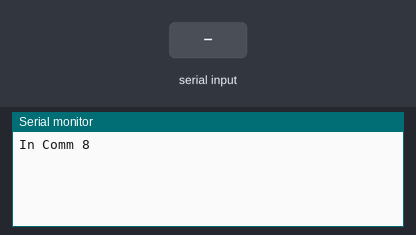
A sketch run on a simulated Arduino Uno, built with avr-gcc and run on an emulated ATmega328P. Parts: the last lines printed to the serial monitor. Inputs (shaded band) come from the test bench.

Above: at 1.2 s.
1.3 s: "1" received over Serial
At 3.5 s:
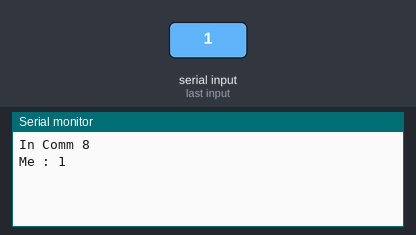
3.8 s: "1" received over the second serial link
At 5.4 s:
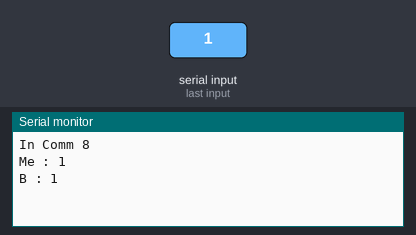
6.2 s: "0" received over Serial
At 7.6 s:
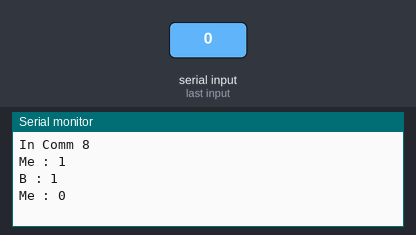
7.7 s: "0" received over the second serial link
At 9.6 s:
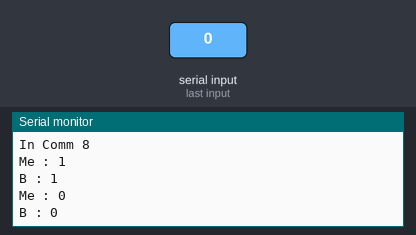

Measured:
- after the input at 1.3 s, the serial monitor: prints a new line after 1.0 s (image 1)
- after the input at 3.8 s, the serial monitor: prints a new line after 1.0 s (image 2)
- after the input at 6.2 s, the serial monitor: prints a new line after 1.0 s (image 3)
- after the input at 7.7 s, the serial monitor: prints a new line after 1.0 s (image 4)

The sketch:

Chat_1.ino
```cpp
#include <SoftwareSerial.h>
SoftwareSerial mySerial(10,11);
void setup()
{
Serial.begin(4800);
mySerial.begin(4800);
Serial.println("In Comm 8");
}
void loop()
{
while(mySerial.available())
{
	String incomingByte = mySerial.readString();
  	Serial.print("B : ");
	Serial.println(incomingByte);
}
while(Serial.available())
{
	String incomingByte = Serial.readString();
    mySerial.print(incomingByte);
  	Serial.print("Me : ");
    Serial.println(incomingByte);
}
}
```
